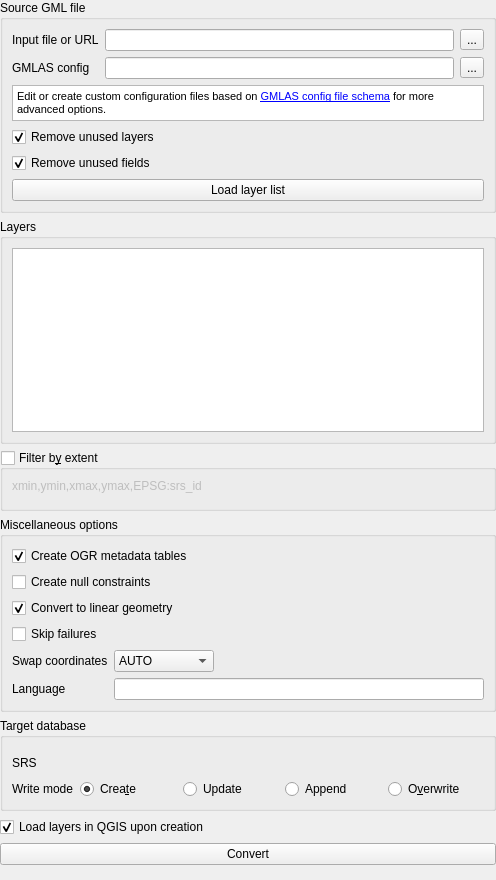
<?xml version="1.0" encoding="UTF-8"?>
<ui version="4.0">
 <class>Form</class>
 <widget class="QWidget" name="Form">
  <property name="geometry">
   <rect>
    <x>0</x>
    <y>0</y>
    <width>496</width>
    <height>880</height>
   </rect>
  </property>
  <property name="windowTitle">
   <string>Form</string>
  </property>
  <layout class="QVBoxLayout" name="verticalLayout">
   <property name="leftMargin">
    <number>0</number>
   </property>
   <property name="topMargin">
    <number>0</number>
   </property>
   <property name="rightMargin">
    <number>0</number>
   </property>
   <property name="bottomMargin">
    <number>0</number>
   </property>
   <item>
    <widget class="QGroupBox" name="groupBox_7">
     <property name="title">
      <string>Source GML file</string>
     </property>
     <layout class="QVBoxLayout" name="verticalLayout_9">
      <item>
       <layout class="QFormLayout" name="formLayout_3">
        <property name="fieldGrowthPolicy">
         <enum>QFormLayout::AllNonFixedFieldsGrow</enum>
        </property>
        <item row="1" column="0">
         <widget class="QLabel" name="label_11">
          <property name="text">
           <string>GMLAS config</string>
          </property>
         </widget>
        </item>
        <item row="1" column="1">
         <layout class="QHBoxLayout" name="horizontalLayout">
          <item>
           <widget class="QLineEdit" name="gmlasConfigLineEdit">
            <property name="toolTip">
             <string>&lt;html&gt;&lt;head/&gt;&lt;body&gt;&lt;p&gt;GML file to load into a database.&lt;/p&gt;&lt;/body&gt;&lt;/html&gt;</string>
            </property>
           </widget>
          </item>
          <item>
           <widget class="QToolButton" name="gmlasConfigButton">
            <property name="text">
             <string>...</string>
            </property>
           </widget>
          </item>
         </layout>
        </item>
        <item row="0" column="0">
         <widget class="QLabel" name="label_5">
          <property name="text">
           <string>Input file or URL</string>
          </property>
         </widget>
        </item>
        <item row="0" column="1">
         <layout class="QHBoxLayout" name="horizontalLayout_2">
          <item>
           <widget class="QLineEdit" name="gmlPathLineEdit"/>
          </item>
          <item>
           <widget class="QToolButton" name="gmlPathButton">
            <property name="text">
             <string>...</string>
            </property>
           </widget>
          </item>
         </layout>
        </item>
       </layout>
      </item>
      <item>
       <widget class="QTextBrowser" name="textBrowser">
        <property name="sizePolicy">
         <sizepolicy hsizetype="Expanding" vsizetype="Fixed">
          <horstretch>0</horstretch>
          <verstretch>0</verstretch>
         </sizepolicy>
        </property>
        <property name="maximumSize">
         <size>
          <width>16777215</width>
          <height>36</height>
         </size>
        </property>
        <property name="lineWidth">
         <number>0</number>
        </property>
        <property name="html">
         <string>&lt;!DOCTYPE HTML PUBLIC &quot;-//W3C//DTD HTML 4.0//EN&quot; &quot;http://www.w3.org/TR/REC-html40/strict.dtd&quot;&gt;
&lt;html&gt;&lt;head&gt;&lt;meta name=&quot;qrichtext&quot; content=&quot;1&quot; /&gt;&lt;style type=&quot;text/css&quot;&gt;
p, li { white-space: pre-wrap; }
&lt;/style&gt;&lt;/head&gt;&lt;body style=&quot; font-family:'Sans Serif'; font-size:9pt; font-weight:400; font-style:normal;&quot;&gt;
&lt;p style=&quot; margin-top:0px; margin-bottom:0px; margin-left:0px; margin-right:0px; -qt-block-indent:0; text-indent:0px;&quot;&gt;&lt;span style=&quot; font-family:'Ubuntu'; font-size:8pt;&quot;&gt;Edit or create custom configuration files based on &lt;/span&gt;&lt;a href=&quot;https://github.com/OSGeo/gdal/blob/trunk/gdal/data/gmlasconf.xsd&quot;&gt;&lt;span style=&quot; font-family:'Ubuntu'; font-size:8pt; text-decoration: underline; color:#0000ff;&quot;&gt;GMLAS config file schema&lt;/span&gt;&lt;/a&gt;&lt;span style=&quot; font-family:'Ubuntu'; font-size:8pt;&quot;&gt; for more advanced options.&lt;/span&gt;&lt;/p&gt;&lt;/body&gt;&lt;/html&gt;</string>
        </property>
        <property name="openExternalLinks">
         <bool>true</bool>
        </property>
       </widget>
      </item>
      <item>
       <widget class="QCheckBox" name="ogrRemoveUnusedLayersCheckbox">
        <property name="toolTip">
         <string>&lt;html&gt;&lt;head/&gt;&lt;body&gt;&lt;p&gt;Whether to remove any layers without any feature, during the initial scan pass. This limits the number of tables created. Only layers with data will be created.&lt;/p&gt;&lt;/body&gt;&lt;/html&gt;</string>
        </property>
        <property name="text">
         <string>Remove unused layers</string>
        </property>
        <property name="checked">
         <bool>true</bool>
        </property>
       </widget>
      </item>
      <item>
       <widget class="QCheckBox" name="ogrRemoveUnusedFieldsCheckbox">
        <property name="toolTip">
         <string>&lt;html&gt;&lt;head/&gt;&lt;body&gt;&lt;p&gt;Whether to remove any unused fields, during the initial scan pass. This limits the number of columns created in tables.&lt;/p&gt;&lt;/body&gt;&lt;/html&gt;</string>
        </property>
        <property name="text">
         <string>Remove unused fields</string>
        </property>
        <property name="checked">
         <bool>true</bool>
        </property>
       </widget>
      </item>
      <item>
       <widget class="QPushButton" name="validateButton">
        <property name="text">
         <string>Load layer list</string>
        </property>
       </widget>
      </item>
     </layout>
    </widget>
   </item>
   <item>
    <widget class="QGroupBox" name="layerList">
     <property name="sizePolicy">
      <sizepolicy hsizetype="Preferred" vsizetype="Expanding">
       <horstretch>0</horstretch>
       <verstretch>0</verstretch>
      </sizepolicy>
     </property>
     <property name="title">
      <string>Layers</string>
     </property>
     <layout class="QVBoxLayout" name="verticalLayout_6">
      <item>
       <widget class="QListWidget" name="datasetsListWidget">
        <property name="selectionMode">
         <enum>QAbstractItemView::ExtendedSelection</enum>
        </property>
       </widget>
      </item>
     </layout>
    </widget>
   </item>
   <item>
    <widget class="QGroupBox" name="bboxGroupBox">
     <property name="toolTip">
      <string>&lt;html&gt;&lt;head/&gt;&lt;body&gt;&lt;p&gt;Define an area of interest to download data from. The extent can be defined from map canvas.&lt;/p&gt;&lt;/body&gt;&lt;/html&gt;</string>
     </property>
     <property name="title">
      <string>Filter b&amp;y extent</string>
     </property>
     <property name="checkable">
      <bool>true</bool>
     </property>
     <property name="checked">
      <bool>false</bool>
     </property>
     <layout class="QVBoxLayout" name="verticalLayout_7">
      <item>
       <widget class="QLabel" name="label_12">
        <property name="text">
         <string>xmin,ymin,xmax,ymax,EPSG:srs_id</string>
        </property>
       </widget>
      </item>
      <item>
       <widget class="BboxWidget" name="bboxWidget" native="true"/>
      </item>
     </layout>
    </widget>
   </item>
   <item>
    <widget class="QGroupBox" name="groupBox">
     <property name="title">
      <string>Miscellaneous options</string>
     </property>
     <layout class="QVBoxLayout" name="verticalLayout_2">
      <item>
       <widget class="QCheckBox" name="ogrExposeMetadataLayersCheckbox">
        <property name="toolTip">
         <string>&lt;html&gt;&lt;head/&gt;&lt;body&gt;&lt;p&gt;OGR metadata tables. Those tables are required if you plan to write the database content back to GML.&lt;/p&gt;&lt;/body&gt;&lt;/html&gt;</string>
        </property>
        <property name="text">
         <string>Create OGR metadata tables</string>
        </property>
        <property name="checked">
         <bool>true</bool>
        </property>
       </widget>
      </item>
      <item>
       <widget class="QCheckBox" name="forceNullableCheckbox">
        <property name="enabled">
         <bool>true</bool>
        </property>
        <property name="toolTip">
         <string>&lt;html&gt;&lt;head/&gt;&lt;body&gt;&lt;p&gt;Creation of database null checks. Turn this off to be less strict eg. when GML file may contains null values on XSD non null elements.&lt;/p&gt;&lt;/body&gt;&lt;/html&gt;</string>
        </property>
        <property name="text">
         <string>Create null constraints</string>
        </property>
       </widget>
      </item>
      <item>
       <widget class="QCheckBox" name="convertToLinearCheckbox">
        <property name="toolTip">
         <string>&lt;html&gt;&lt;head/&gt;&lt;body&gt;&lt;p&gt;Enable it to convert non-linear geometries types into linear geometries by approximating them. This is useful when database geometry type is more strict than the GML one. eg. enable it if 'Cannot create geometry field of type MULTISURFACE'&lt;/p&gt;&lt;/body&gt;&lt;/html&gt;</string>
        </property>
        <property name="text">
         <string>Convert to linear geometry</string>
        </property>
        <property name="checked">
         <bool>true</bool>
        </property>
       </widget>
      </item>
      <item>
       <widget class="QCheckBox" name="skipFailuresCheckbox">
        <property name="toolTip">
         <string>&lt;html&gt;&lt;head/&gt;&lt;body&gt;&lt;p&gt;Continue after a failure, skipping the failed feature.&lt;/p&gt;&lt;/body&gt;&lt;/html&gt;</string>
        </property>
        <property name="text">
         <string>Skip failures</string>
        </property>
       </widget>
      </item>
      <item>
       <layout class="QFormLayout" name="formLayout">
        <property name="fieldGrowthPolicy">
         <enum>QFormLayout::AllNonFixedFieldsGrow</enum>
        </property>
        <item row="0" column="0">
         <widget class="QLabel" name="label_2">
          <property name="sizePolicy">
           <sizepolicy hsizetype="Expanding" vsizetype="Preferred">
            <horstretch>0</horstretch>
            <verstretch>0</verstretch>
           </sizepolicy>
          </property>
          <property name="text">
           <string>Swap coordinates</string>
          </property>
         </widget>
        </item>
        <item row="0" column="1">
         <widget class="QComboBox" name="swapCoordinatesCombo">
          <property name="sizePolicy">
           <sizepolicy hsizetype="Expanding" vsizetype="Fixed">
            <horstretch>0</horstretch>
            <verstretch>0</verstretch>
           </sizepolicy>
          </property>
          <property name="maximumSize">
           <size>
            <width>100</width>
            <height>16777215</height>
           </size>
          </property>
          <property name="toolTip">
           <string>&lt;html&gt;&lt;head/&gt;&lt;body&gt;&lt;p&gt;Depending on the spatial reference system (SRS), coordinate order is defined by the SRS code. It may happen that x and y are in wrong order as defined by the SRS (ie. the file is probably invalid). Use this option to swap coordinates.&lt;/p&gt;&lt;/body&gt;&lt;/html&gt;</string>
          </property>
          <property name="currentText">
           <string>AUTO</string>
          </property>
          <property name="maxVisibleItems">
           <number>3</number>
          </property>
          <item>
           <property name="text">
            <string>AUTO</string>
           </property>
          </item>
          <item>
           <property name="text">
            <string>YES</string>
           </property>
          </item>
          <item>
           <property name="text">
            <string>NO</string>
           </property>
          </item>
         </widget>
        </item>
        <item row="1" column="0">
         <widget class="QLabel" name="label">
          <property name="sizePolicy">
           <sizepolicy hsizetype="Fixed" vsizetype="Preferred">
            <horstretch>0</horstretch>
            <verstretch>0</verstretch>
           </sizepolicy>
          </property>
          <property name="toolTip">
           <string>&lt;html&gt;&lt;head/&gt;&lt;body&gt;&lt;p&gt;For XLink resolution (eg. resources resolved from INSPIRE registry), define which language to use in HTTP header 'Accep-Language'.&lt;/p&gt;&lt;/body&gt;&lt;/html&gt;</string>
          </property>
          <property name="text">
           <string>Language</string>
          </property>
         </widget>
        </item>
        <item row="1" column="1">
         <widget class="QLineEdit" name="acceptLanguageHeaderInput">
          <property name="toolTip">
           <string>&lt;html&gt;&lt;head/&gt;&lt;body&gt;&lt;p&gt;For XLink resolution (eg. resources resolved from INSPIRE registry), define which language to use in HTTP header 'Accep-Language'.&lt;/p&gt;&lt;/body&gt;&lt;/html&gt;</string>
          </property>
         </widget>
        </item>
       </layout>
      </item>
     </layout>
    </widget>
   </item>
   <item>
    <widget class="QGroupBox" name="groupBox_6">
     <property name="sizePolicy">
      <sizepolicy hsizetype="Preferred" vsizetype="Minimum">
       <horstretch>0</horstretch>
       <verstretch>0</verstretch>
      </sizepolicy>
     </property>
     <property name="title">
      <string>Target database</string>
     </property>
     <layout class="QVBoxLayout" name="verticalLayout_8">
      <item>
       <widget class="DatabaseWidget" name="databaseWidget" native="true"/>
      </item>
      <item>
       <layout class="QFormLayout" name="formLayout_4">
        <property name="fieldGrowthPolicy">
         <enum>QFormLayout::AllNonFixedFieldsGrow</enum>
        </property>
        <item row="0" column="0">
         <widget class="QLabel" name="label_6">
          <property name="text">
           <string>SRS</string>
          </property>
         </widget>
        </item>
        <item row="1" column="1">
         <layout class="QHBoxLayout" name="horizontalLayout_8">
          <item>
           <widget class="QWidget" name="accessModeWidget" native="true">
            <layout class="QHBoxLayout" name="horizontalLayout_5">
             <property name="leftMargin">
              <number>0</number>
             </property>
             <property name="topMargin">
              <number>0</number>
             </property>
             <property name="rightMargin">
              <number>0</number>
             </property>
             <property name="bottomMargin">
              <number>0</number>
             </property>
             <item>
              <widget class="QRadioButton" name="createRadioButton">
               <property name="text">
                <string>Crea&amp;te</string>
               </property>
               <property name="checked">
                <bool>true</bool>
               </property>
              </widget>
             </item>
             <item>
              <widget class="QRadioButton" name="updateRadioButton">
               <property name="text">
                <string>Update</string>
               </property>
              </widget>
             </item>
             <item>
              <widget class="QRadioButton" name="appendRadioButton">
               <property name="text">
                <string>Append</string>
               </property>
              </widget>
             </item>
             <item>
              <widget class="QRadioButton" name="overwriteRadioButton">
               <property name="text">
                <string>O&amp;verwrite</string>
               </property>
              </widget>
             </item>
            </layout>
           </widget>
          </item>
         </layout>
        </item>
        <item row="1" column="0">
         <widget class="QLabel" name="label_7">
          <property name="text">
           <string>Write mode</string>
          </property>
         </widget>
        </item>
        <item row="0" column="1">
         <widget class="QgsProjectionSelectionWidget" name="srsSelectionWidget" native="true">
          <property name="minimumSize">
           <size>
            <width>100</width>
            <height>20</height>
           </size>
          </property>
         </widget>
        </item>
       </layout>
      </item>
     </layout>
    </widget>
   </item>
   <item>
    <widget class="QCheckBox" name="loadLayersCheck">
     <property name="text">
      <string>Load layers in QGIS upon creation</string>
     </property>
     <property name="checked">
      <bool>true</bool>
     </property>
    </widget>
   </item>
   <item>
    <widget class="QPushButton" name="convertButton">
     <property name="text">
      <string>Convert</string>
     </property>
    </widget>
   </item>
   <item>
    <spacer name="verticalSpacer">
     <property name="orientation">
      <enum>Qt::Vertical</enum>
     </property>
     <property name="sizeType">
      <enum>QSizePolicy::Preferred</enum>
     </property>
     <property name="sizeHint" stdset="0">
      <size>
       <width>20</width>
       <height>23</height>
      </size>
     </property>
    </spacer>
   </item>
  </layout>
 </widget>
 <customwidgets>
  <customwidget>
   <class>QgsProjectionSelectionWidget</class>
   <extends>QWidget</extends>
   <header>qgis.gui</header>
   <container>1</container>
  </customwidget>
  <customwidget>
   <class>BboxWidget</class>
   <extends>QWidget</extends>
   <header>gml_application_schema_toolbox.gui.bbox_widget</header>
   <container>1</container>
  </customwidget>
  <customwidget>
   <class>DatabaseWidget</class>
   <extends>QWidget</extends>
   <header>gml_application_schema_toolbox.gui.database_widget</header>
   <container>1</container>
  </customwidget>
 </customwidgets>
 <resources/>
 <connections/>
</ui>
